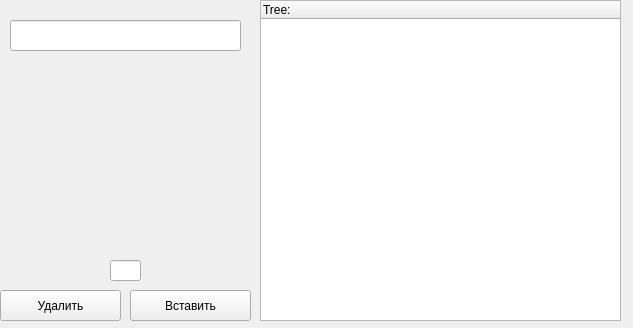
<?xml version="1.0" encoding="UTF-8"?>
<ui version="4.0">
 <class>MainWindow</class>
 <widget class="QMainWindow" name="MainWindow">
  <property name="geometry">
   <rect>
    <x>0</x>
    <y>0</y>
    <width>633</width>
    <height>328</height>
   </rect>
  </property>
  <property name="windowTitle">
   <string>MainWindow</string>
  </property>
  <widget class="QWidget" name="centralwidget">
   <widget class="QTreeWidget" name="treeWidget">
    <property name="geometry">
     <rect>
      <x>260</x>
      <y>0</y>
      <width>361</width>
      <height>321</height>
     </rect>
    </property>
    <column>
     <property name="text">
      <string>Tree:</string>
     </property>
    </column>
   </widget>
   <widget class="QPushButton" name="pushButton_deleteKey">
    <property name="geometry">
     <rect>
      <x>0</x>
      <y>290</y>
      <width>121</width>
      <height>31</height>
     </rect>
    </property>
    <property name="text">
     <string>Удалить</string>
    </property>
   </widget>
   <widget class="QLineEdit" name="lineEdit_key">
    <property name="geometry">
     <rect>
      <x>110</x>
      <y>260</y>
      <width>31</width>
      <height>21</height>
     </rect>
    </property>
   </widget>
   <widget class="QPushButton" name="pushButton_insert">
    <property name="geometry">
     <rect>
      <x>130</x>
      <y>290</y>
      <width>121</width>
      <height>31</height>
     </rect>
    </property>
    <property name="text">
     <string>Вставить</string>
    </property>
   </widget>
   <widget class="QLineEdit" name="lineEdit">
    <property name="geometry">
     <rect>
      <x>10</x>
      <y>20</y>
      <width>231</width>
      <height>31</height>
     </rect>
    </property>
   </widget>
  </widget>
 </widget>
 <resources/>
 <connections/>
</ui>
